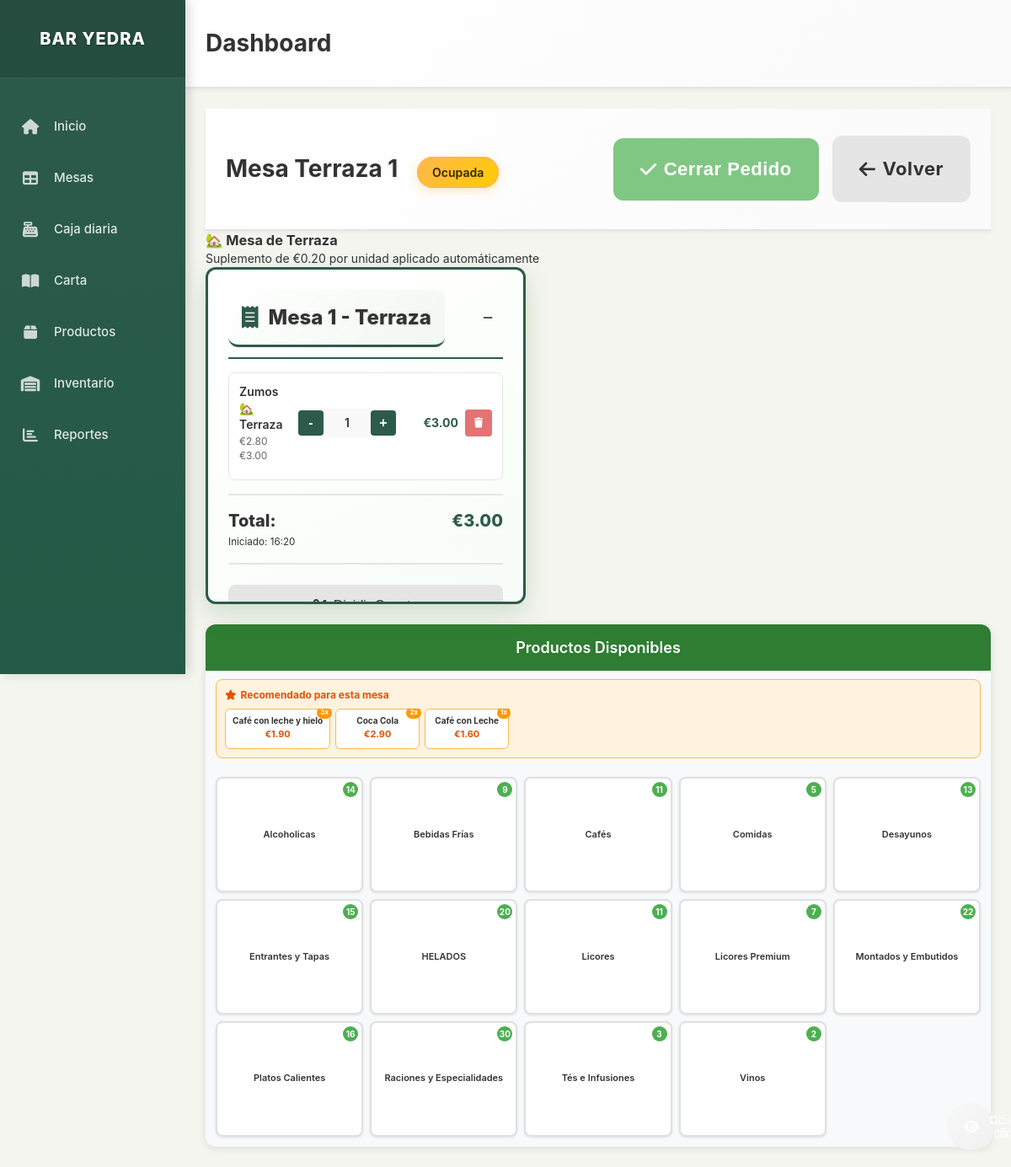
The app's page /mesa/1 with its own data.
### models.py (models this page shows, shortened)
class Mesa(db.Model):
    __tablename__ = 'mesa'
    id = db.Column(db.Integer, primary_key=True)
    numero = db.Column(db.Integer, nullable=False)
    zona = db.Column(db.String(50), nullable=False)  # Terraza, Sala, Barra
    estado = db.Column(db.String(20), default='libre')  # libre, ocupada, pagada
    pedidos = db.relationship('Pedido', backref='mesa', lazy=True)

class Producto(db.Model):
    __tablename__ = 'producto'
    id = db.Column(db.Integer, primary_key=True)
    nombre = db.Column(db.String(100), nullable=False)
    precio = db.Column(db.Numeric(10, 2), nullable=False)
    categoria = db.Column(db.String(50), nullable=False, default='General')
    foto_url = db.Column(db.String(255), nullable=True)
    descripcion = db.Column(db.Text, nullable=True)
    activo = db.Column(db.Boolean, default=True)
    orden = db.Column(db.Integer, default=0)  # Para ordenar productos en la interfaz
    stock_actual = db.Column(db.Integer, default=0)  # Cantidad actual en stock
    stock_minimo = db.Column(db.Integer, default=5)  # Alerta cuando llegue a este nivel
    unidad_medida = db.Column(db.String(20), default='unidad')  # unidad, litro, kg, etc.
    fecha_actualizacion = db.Column(db.DateTime, default=datetime.utcnow)

class Pedido(db.Model):
    __tablename__ = 'pedido'
    id = db.Column(db.Integer, primary_key=True)
    mesa_id = db.Column(db.Integer, db.ForeignKey('mesa.id'), nullable=False)
    productos = db.Column(db.Text)  # JSON string with products and quantities
    total = db.Column(db.Numeric(10, 2), default=0.00)
    fecha_creacion = db.Column(db.DateTime, default=datetime.utcnow)
    fecha_pago = db.Column(db.DateTime)
    forma_pago = db.Column(db.String(20))  # efectivo, tarjeta
    estado = db.Column(db.String(20), default='abierto')  # abierto, cerrado, pagado
    tickets = db.relationship('Ticket', backref='pedido', lazy=True)

### app.py (the view)
@app.route('/mesa/<int:mesa_id>')
def table_detail(mesa_id):
    mesa = Mesa.query.get_or_404(mesa_id)
    productos = Producto.query.filter_by(activo=True).order_by(Producto.categoria, Producto.orden, Producto.nombre).all()
    es_terraza = mesa.zona.lower() == 'terraza'
    suplemento_terraza = Decimal('0.20') if es_terraza else Decimal('0.00')
    productos_por_categoria = {}
    productos_dict = {}
    productos_dict_con_precios = {}
    for producto in productos:
        if producto.categoria not in productos_por_categoria:
            productos_por_categoria[producto.categoria] = []
        productos_por_categoria[producto.categoria].append(producto)
        productos_dict[producto.id] = producto
        precio_base = float(producto.precio)
        precio_final = precio_base + 0.20 if es_terraza else precio_base
        productos_dict_con_precios[producto.id] = {
            'id': producto.id,
            'nombre': producto.nombre,
            'precio_base': precio_base,
            'precio_final': precio_final,
            'categoria': producto.categoria,
            'descripcion': producto.descripcion,
            'activo': producto.activo
        }
    pedido_actual = Pedido.query.filter_by(mesa_id=mesa_id, estado='abierto').first()
    recomendaciones = get_menu_recommendations(mesa_id)
    return render_template('table_detail.html',
                         mesa=mesa,
                         productos_por_categoria=productos_por_categoria,
                         productos_dict=productos_dict,
                         productos_dict_con_precios=productos_dict_con_precios,
                         pedido_actual=pedido_actual,
                         es_terraza=es_terraza,
                         suplemento_terraza=suplemento_terraza,
                         recomendaciones=recomendaciones)

### app.py (called while the page is built)
@app.template_filter('from_json')
def from_json_filter(value):
    if value:
        try:
            return json.loads(value)
        except (json.JSONDecodeError, TypeError):
            return []
    return []

### templates/table_detail.html (shortened to what this page needs)
{% extends "layout.html" %}
{% block content %}
<div class="content-header">
    <h1 class="page-title">
        Mesa {{ mesa.zona }} {{ mesa.numero }}
        <span class="table-status-badge table-{{ mesa.estado }}">{{ mesa.estado|title }}</span>
    </h1>
    <div class="table-actions">
        {% if pedido_actual %}
            <button class="btn btn-success btn-lg touch-friendly" onclick="closeOrder({{ mesa.id }})">
                <i class="fas fa-check"></i> Cerrar Pedido
            </button>
        {% endif %}
        <a href="{{ url_for('index') }}" class="btn btn-secondary btn-lg touch-friendly">
            <i class="fas fa-arrow-left"></i> Volver
        </a>
    </div>
</div>
{% if mesa.zona.lower() == 'terraza' %}
<div class="terraza-info">
    <h3>🏡 Mesa de Terraza</h3>
    <p>Suplemento de €0.20 por unidad aplicado automáticamente</p>
</div>
{% endif %}
<div class="table-detail-layout">
    <div class="products-panel-new">
        <div class="products-header">
            <h2>Productos Disponibles</h2>
        </div>
        {% if recomendaciones %}
        <div class="recommendations-section">
            <div class="recommendations-header">
                <i class="fas fa-star"></i> Recomendado para esta mesa
            </div>
            <div class="recommendations-list">
                {% for rec in recomendaciones %}
                <div class="recommendation-item" onclick="addToOrder({{ mesa.id }}, {{ rec.producto.id }})">
                    <div class="rec-name">{{ rec.producto.nombre }}</div>
                    <div class="rec-price">€{{ "%.2f"|format(rec.producto.precio|float + (suplemento_terraza|float if es_terraza else 0)) }}</div>
                    <div class="rec-badge">{{ rec.frecuencia }}x</div>
                </div>
                {% endfor %}
            </div>
        </div>
        {% endif %}
        <div class="categories-container">
            {% for categoria, productos in productos_por_categoria.items() %}
            <div class="category-item" onclick="openCategoryModal('{{ categoria }}')">
                <div class="category-label">{{ categoria }}</div>
                <div class="category-badge">{{ productos|length }}</div>
            </div>
            {% endfor %}
        </div>
    </div>
    <div class="order-panel-fixed">
        <div class="order-header">
            <h2 class="panel-title">
                <i class="fas fa-receipt"></i> Mesa {{ mesa.numero }} - {{ mesa.zona }}
            </h2>
            <div class="order-controls">
                <button class="btn-minimize" onclick="toggleOrderPanel()" title="Minimizar panel">
                    <i class="fas fa-minus"></i>
                </button>
            </div>
        </div>
        {% if pedido_actual and pedido_actual.total > 0 %}
            <div class="current-order">
                <div class="order-items">
                    {% set productos_pedido = pedido_actual.productos|from_json if pedido_actual.productos else {} %}
                    {% for producto_id, cantidad in productos_pedido.items() %}
                        {% set producto = productos_dict[producto_id|int] %}
                        {% set producto_con_precio = productos_dict_con_precios[producto_id|int] %}
                        <div class="order-item">
                            <div class="item-details">
                                <div class="item-name">
                                    {{ producto.nombre }}
                                    {% if mesa.zona.lower() == 'terraza' %}
                                        <span class="terraza-badge">🏡 Terraza</span>
                                    {% endif %}
                                </div>
                                <div class="item-price">
                                    {% if mesa.zona.lower() == 'terraza' %}
                                        <span class="precio-base">€{{ "%.2f"|format(producto_con_precio.precio_base) }}</span>
                                        <span class="precio-terraza">€{{ "%.2f"|format(producto_con_precio.precio_final) }}</span>
                                    {% else %}
                                        €{{ "%.2f"|format(producto_con_precio.precio_final) }}
                                    {% endif %}
                                </div>
                            </div>
                            <div class="item-quantity">
                                <button class="btn-quantity" onclick="updateQuantity({{ mesa.id }}, {{ producto.id }}, {{ cantidad - 1 }})">-</button>
                                <span class="quantity">{{ cantidad }}</span>
                                <button class="btn-quantity" onclick="updateQuantity({{ mesa.id }}, {{ producto.id }}, {{ cantidad + 1 }})">+</button>
                            </div>
                            <div class="item-subtotal">
                                €{{ "%.2f"|format(producto_con_precio.precio_final * cantidad) }}
                            </div>
                            <button class="btn-remove" onclick="removeFromOrder({{ mesa.id }}, {{ producto.id }})" title="Eliminar">
                                <i class="fas fa-trash"></i>
                            </button>
                        </div>
                    {% endfor %}
                </div>
                <div class="order-summary">
                    <div class="summary-row total-row">
                        <span class="summary-label">Total:</span>
                        <span class="summary-value">€{{ "%.2f"|format(pedido_actual.total) }}</span>
                    </div>
                    <div class="summary-info">
                        <small>Iniciado: {{ pedido_actual.fecha_creacion.strftime('%H:%M') if pedido_actual.fecha_creacion else 'Ahora' }}</small>
                    </div>
                </div>
                <div class="order-actions">
                    <button class="btn btn-secondary btn-sm full-width" onclick="splitBill({{ mesa.id }})" style="margin-bottom: 10px;">
                        <i class="fas fa-cut"></i> Dividir Cuenta
                    </button>
                </div>
            </div>
        {% endif %}
    </div>
</div>
{% endblock %}

### templates/table_detail.html (style rules this page uses)
.products-panel-new { width: 100%; height: calc(100vh - 180px); background: #f8f9fa; border-radius: 12px; box-shadow: 0 2px 10px rgba(0,0,0,0.1); overflow: hidden; display: flex; flex-direction: column; }
.products-header { background: #2e7d32; color: white; padding: 15px 20px; text-align: center; }
.products-header h2 { margin: 0; font-size: 18px; font-weight: 600; }
.recommendations-section { background: #fff3e0; border: 1px solid #ffb74d; border-radius: 8px; margin: 10px 12px; padding: 10px; }
.recommendations-header { color: #e65100; font-size: 12px; font-weight: bold; margin-bottom: 8px; display: flex; align-items: center; gap: 5px; }
.recommendations-list { display: flex; gap: 6px; overflow-x: auto; }
.recommendation-item { background: white; border: 1px solid #ffb74d; border-radius: 6px; padding: 8px; min-width: 100px; cursor: pointer; transition: all 0.2s ease; position: relative; text-align: center; }
.rec-name { font-size: 10px; font-weight: bold; color: #333; margin-bottom: 3px; line-height: 1.1; }
.rec-price { font-size: 11px; color: #e65100; font-weight: bold; }
.rec-badge { position: absolute; top: -3px; right: -3px; background: #ff9800; color: white; border-radius: 8px; padding: 1px 4px; font-size: 8px; font-weight: bold; }
.categories-container { flex: 1; display: grid; grid-template-columns: repeat(5, 1fr); grid-template-rows: repeat(3, 1fr); gap: 8px; padding: 12px; height: 100%; overflow: hidden; }
.category-item { background: white; border: 2px solid #e0e0e0; border-radius: 8px; cursor: pointer; transition: all 0.2s ease; display: flex; flex-direction: column; justify-content: center; align-items: center; position: relative; box-shadow: 0 1px 3px rgba(0,0,0,0.1); }
.category-label { font-size: 11px; font-weight: 600; color: #333; text-align: center; padding: 0 4px; line-height: 1.2; }
.category-badge { position: absolute; top: 4px; right: 4px; background: #4caf50; color: white; border-radius: 50%; width: 18px; height: 18px; display: flex; align-items: center; justify-content: center; font-size: 10px; font-weight: bold; }

### records on screen
Mesa: zona "Terraza", numero "1", estado "Ocupada"
Producto: producto.nombre "Café con leche y hielo", producto.precio "1.90"
Producto: producto.nombre "Coca Cola", producto.precio "2.90"
Producto: producto.nombre "Café con Leche", producto.precio "1.60", categoria "Cafés", productos "11"
Producto: categoria "Alcoholicas", productos "14"
Producto: categoria "Bebidas Frías", productos "9"
Producto: categoria "Comidas", productos "5"
Producto: categoria "Desayunos", productos "13"
Producto: categoria "Entrantes y Tapas", productos "15"
Producto: categoria "HELADOS", productos "20"
Producto: categoria "Licores", productos "11"
Producto: categoria "Licores Premium", productos "7"
Producto: categoria "Montados y Embutidos", productos "22"
Producto: categoria "Platos Calientes", productos "16"
Producto: categoria "Raciones y Especialidades", productos "30"
Producto: categoria "Tés e Infusiones", productos "3"
Producto: categoria "Vinos", productos "2"
Producto: nombre "Zumos"
Pedido: total "3.00", fecha_creacion "16:20"

### other values on screen
{{ rec.frecuencia }} "3" "2" "1"
{{ "%.2f"|format(producto_con_precio.precio_base) }} "2.80"
{{ "%.2f"|format(producto_con_precio.precio_final) }} "3.00"
{{ cantidad }} "1"
{{ "%.2f"|format(producto_con_precio.precio_final * cantidad) }} "3.00"
